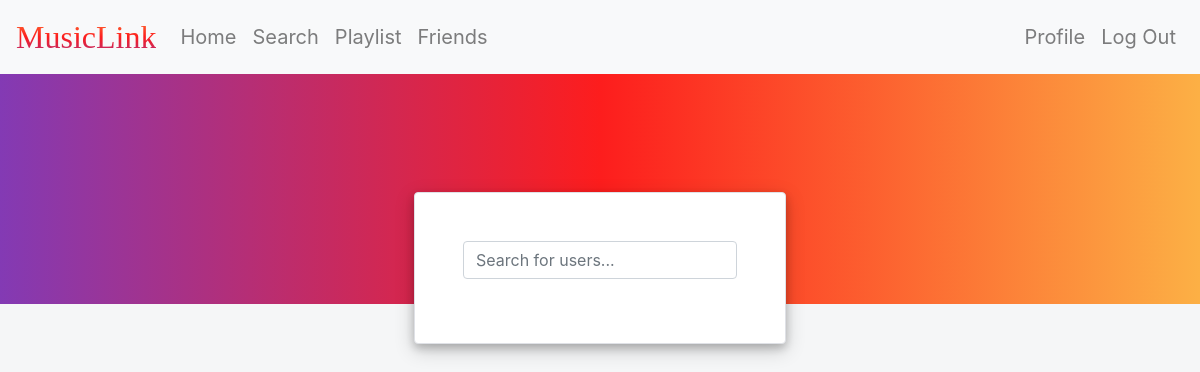
Page /friends (signed in) on the earlier database version.
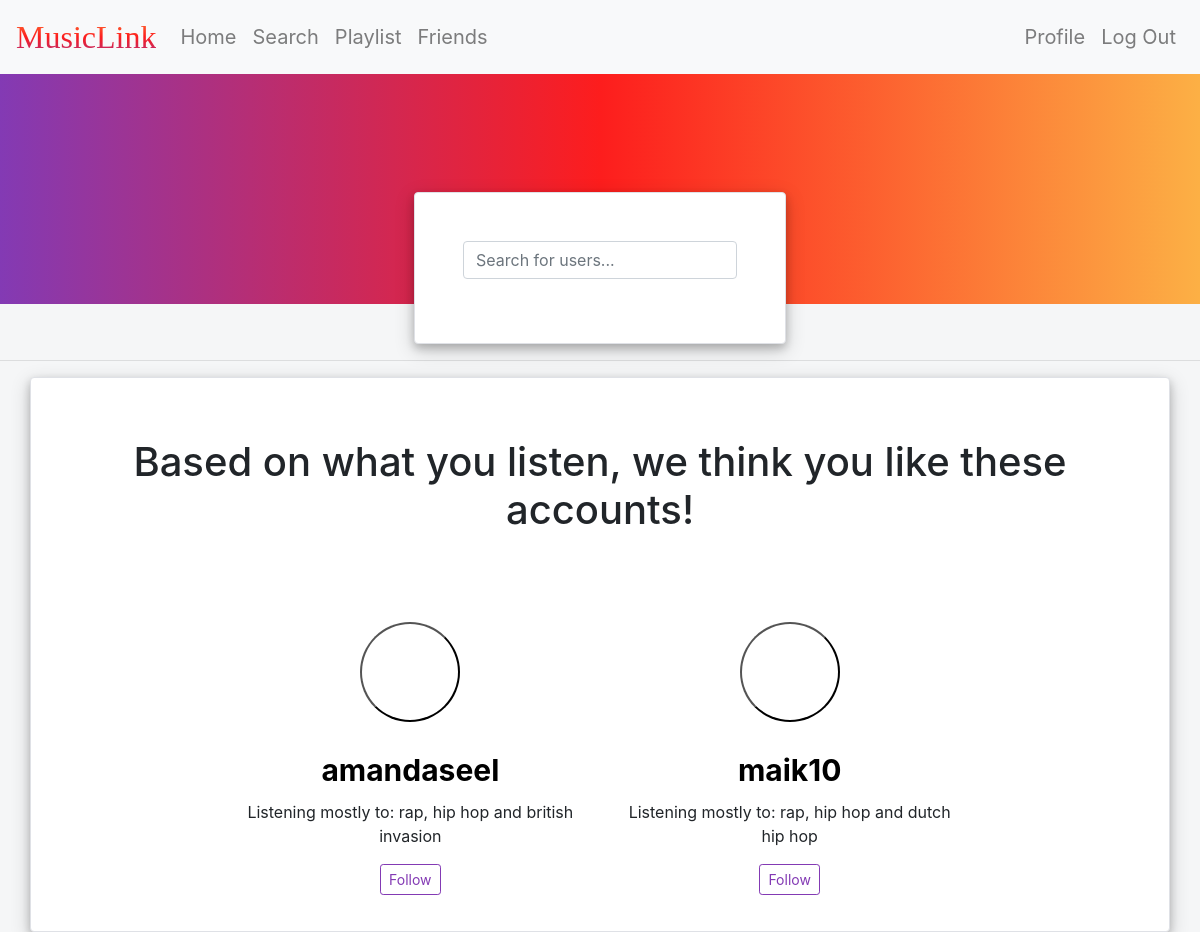
Same page on the later database version.
### tables this page shows
CREATE TABLE 'top' ('userid' integer, 'artist1' text, 'artist2' text, 'artist3' text, 'artist4' text, 'artist5' text, 'track1' text, 'track2' text, 'track3' text, 'track4' text, 'track5' text, 'genre1' text, 'genre2' text, 'genre3' text);

CREATE TABLE 'users' ('userid' integer PRIMARY KEY AUTOINCREMENT NOT NULL, 'username' text, 'hash' text, 'spotifyid' text, 'profilepic' text);

### application.py (the view)
@app.route('/friends', methods=["GET"])
@login_required
def friends():
    following = get_following()
    potential_friends = get_potential_friends(following)
    return render_template("friends.html", potential_friends=potential_friends, following=following)

### helpers.py (called while the page is built)
def login_required(f):
    @wraps(f)
    def decorated_function(*args, **kwargs):
        if session.get("user_id") is None:
            return redirect("/")
        return f(*args, **kwargs)
    return decorated_function

def get_following():
    followinglist = db.execute("SELECT followeduserid FROM following WHERE followuserid = :userid", userid=session['user_id'])
    following = []
    if len(followinglist) != 0:
        following = [followed['followeduserid'] for followed in followinglist]
    return following

### templates/friends.html (shortened to what this page needs)
{% extends "layout.html" %}
{% block main %}
    <div class="row flex animate-bottom" style="align-items: center">
        <div class="col-sm"></div>
        <div class="col-">
            <form action="/search" method="post" class="blocks shadowdiv" style="padding: 3em; margin-top: 2em;">
                <div class="form-group">
                    <input autocomplete="off" autofocus class="form-control" id="search" name="search" placeholder="Search for users..." type="text">
                </div>
            </form>
        </div>
        <div class="col-sm"></div>
    </div>
    {% if potential_friends %}
    <hr class="featurette-divider">
    <div class="container marketing blocks shadowdiv animate-bottom">
        <h1 id="friendspage">Based on what you listen, we think you like these accounts!</h1>
        <div class="row">
            {% if potential_friends|length < 3 %}
                <div class="col-sm"></div>
            {% endif %}
            {% for user in potential_friends %}
                <div class="col-lg-4">
                    <form action="/profile" method="post">
                        <button type="submit" value="{{ user['name'] }}" name="username" class="center-cropped" style="background: url({{ user['img'] }}); background-position: center center; background-size: cover; cursor: pointer"></button>
                    </form>
                    <form action="/profile" method="post">
                        <input type="submit" class="btn default" value="{{ user['name'] }}" name='username' style="background-color: inherit; font-size: 30px; font-weight: bold">
                    </form>
                    <p>Listening mostly to: {{ user['genre1'] }}, {{ user['genre2'] }} and {{ user['genre3'] }}</p>
                    <p>
                    <button type="submit" class="btn btn-outline-light buttons-outline btn-sm" value="{{ user['name'] }}" onclick="changeButton(this)" name='follow'>Follow</button>
                    </p>
                </div>
            {% endfor %}
            {% if potential_friends|length < 3 %}
                <div class="col-sm"></div>
            {% endif %}
        </div>
    </div>
    {% endif %}
{% endblock %}

### templates/layout.html (shortened to what this page needs)
<!DOCTYPE html>
<head>
    <link href="/static/styles.css" rel="stylesheet">
    <link href="https://stackpath.bootstrapcdn.com/bootstrap/4.1.3/css/bootstrap.min.css" rel="stylesheet">
</head>
<body>
    <nav class="navbar fixed-top navbar-expand-md navbar-light bg-light">
        <a href="/home" class="navbar-brand" id="brand">MusicLink</a>
        <div class="collapse navbar-collapse" id="navbar">
            {% if session.user_id %}
                <ul class="navbar-nav mr-auto">
                    <li id="navitem" class="nav-item"><a class="nav-link" href="/home">Home</a></li>
                    <li id="navitem" class="nav-item"><a class="nav-link" href="/search">Search</a></li>
                    <li id="navitem" class="nav-item"><a class="nav-link" href="/playlist">Playlist</a></li>
                    <li id="navitem" class="nav-item"><a class="nav-link" href="/friends">Friends</a></li>
                </ul>
                <ul class="navbar-nav ml-auto">
                    <li id="navitem" class="nav-item"><a class="nav-link" href="/ownprofile">Profile</a></li>
                    <li id="navitem" class="nav-item"><a class="nav-link" href="/logout">Log Out</a></li>
                </ul>
            {% else %}
                <ul class="navbar-nav ml-auto">
                    <li id="navitem" class="nav-item"><a class="nav-link" href="/authorise">Register</a></li>
                    <li id="navitem" class="nav-item"><a class="nav-link" onclick="openLogin()" style="cursor: pointer;">Log In</a></li>
                </ul>
            {% endif %}
        </div>
    </nav>
    <header>
        <div class="background"></div>
    </header>
    <main>
        {% block main %}{% endblock %}
    </main>
</body>

### static/styles.css (style rules this page uses)
#brand { background: -webkit-linear-gradient(90deg, rgba(131,58,180,1) 0%, rgba(253,29,29,1) 50%, rgba(252,176,69,1) 100%); -webkit-background-clip: text; -webkit-text-fill-color: transparent; font-family: papyrus; font-size: 200%; }
#navitem { font-size: 125%; }
main { text-align: center; padding-top: 3em; position: absolute; top: 7em; width: 100%; }
main .form-control { display: inline-block; width: auto; }
body { max-width: 100%; overflow-x: hidden; padding-top: 4em; background-color: #f5f6f7 !important; }
.center-cropped { width: 100px; height: 100px; background-position: center center; background-repeat: no-repeat; background-size: cover; border-radius: 50%; margin: auto; }
.shadowdiv { box-shadow: 0 4px 8px 0 rgba(0, 0, 0, 0.2), 0 6px 20px 0 rgba(0, 0, 0, 0.19); }
.blocks { padding: 20px; margin-right: 7em; margin-left: 7em; background-color: white; border: 1px solid #DFE1E6; border-radius: 4px; }
.background { background: linear-gradient(90deg, rgba(131,58,180,1) 0%, rgba(253,29,29,1) 50%, rgba(252,176,69,1) 100%); height: 15em; position: relative; }
.animate-bottom { position: relative; -webkit-animation-name: animatebottom; -webkit-animation-duration: 1s; animation-name: animatebottom; animation-duration: 1s }
.buttons-outline { border-color: rgba(131,58,180,1) !important; color: rgba(131,58,180,1) !important; }
#friendspage { padding-bottom: 2em; padding-top: 1em; }

Differences in the rows shown:
now on this page (row edited): top: username "amandaseel", genre1 "rap", genre2 "hip hop", genre3 "british invasion"
now on this page (row edited): top: username "maik10", genre1 "rap", genre2 "hip hop", genre3 "dutch hip hop"
Other differences:
text now shown: "Based on what you listen, we think you like these accounts!"
